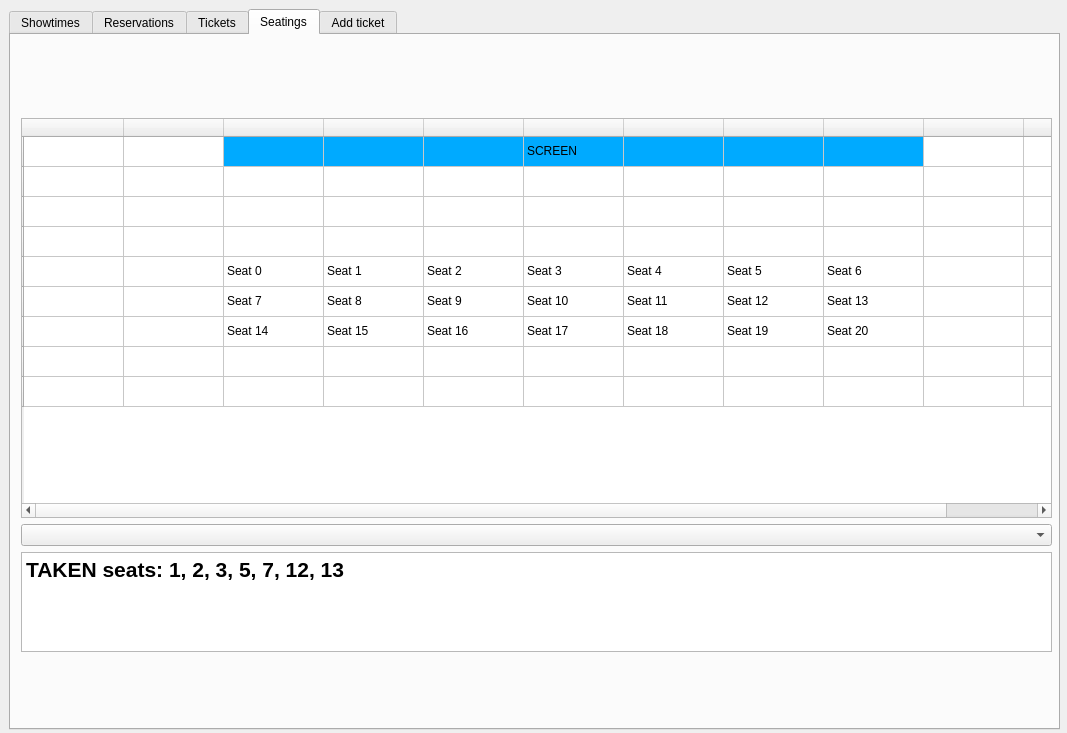
<?xml version="1.0" encoding="UTF-8"?>
<ui version="4.0">
 <class>CashierWindow</class>
 <widget class="QDialog" name="CashierWindow">
  <property name="geometry">
   <rect>
    <x>0</x>
    <y>0</y>
    <width>1067</width>
    <height>733</height>
   </rect>
  </property>
  <property name="windowTitle">
   <string>Dialog</string>
  </property>
  <widget class="QWidget" name="gridLayoutWidget">
   <property name="geometry">
    <rect>
     <x>9</x>
     <y>9</y>
     <width>1051</width>
     <height>721</height>
    </rect>
   </property>
   <layout class="QGridLayout" name="gridLayout">
    <item row="0" column="0">
     <widget class="QTabWidget" name="tabWidget">
      <property name="currentIndex">
       <number>3</number>
      </property>
      <widget class="QWidget" name="showtimes_tab">
       <attribute name="title">
        <string>Showtimes</string>
       </attribute>
       <widget class="QWidget" name="gridLayoutWidget_6">
        <property name="geometry">
         <rect>
          <x>9</x>
          <y>9</y>
          <width>1031</width>
          <height>681</height>
         </rect>
        </property>
        <layout class="QGridLayout" name="gridLayout_6">
         <item row="0" column="0">
          <widget class="QTableWidget" name="showtimes_table">
           <column>
            <property name="text">
             <string>Movie</string>
            </property>
           </column>
           <column>
            <property name="text">
             <string>Hall</string>
            </property>
           </column>
           <column>
            <property name="text">
             <string>Date and time</string>
            </property>
           </column>
          </widget>
         </item>
        </layout>
       </widget>
      </widget>
      <widget class="QWidget" name="reservations_tab">
       <attribute name="title">
        <string>Reservations</string>
       </attribute>
       <widget class="QWidget" name="gridLayoutWidget_7">
        <property name="geometry">
         <rect>
          <x>9</x>
          <y>9</y>
          <width>1031</width>
          <height>681</height>
         </rect>
        </property>
        <layout class="QGridLayout" name="gridLayout_7">
         <item row="0" column="0">
          <widget class="QTableWidget" name="reservations_table">
           <column>
            <property name="text">
             <string>Surname</string>
            </property>
           </column>
           <column>
            <property name="text">
             <string>Email</string>
            </property>
           </column>
           <column>
            <property name="text">
             <string>Seat</string>
            </property>
           </column>
          </widget>
         </item>
         <item row="1" column="0">
          <widget class="QPushButton" name="process_btn">
           <property name="text">
            <string>Process</string>
           </property>
          </widget>
         </item>
        </layout>
       </widget>
      </widget>
      <widget class="QWidget" name="tickets_tab">
       <attribute name="title">
        <string>Tickets</string>
       </attribute>
       <widget class="QWidget" name="gridLayoutWidget_5">
        <property name="geometry">
         <rect>
          <x>10</x>
          <y>10</y>
          <width>1031</width>
          <height>681</height>
         </rect>
        </property>
        <layout class="QGridLayout" name="gridLayout_5">
         <item row="0" column="0">
          <widget class="QTableWidget" name="tickets_table">
           <column>
            <property name="text">
             <string>Surname</string>
            </property>
           </column>
           <column>
            <property name="text">
             <string>Seat</string>
            </property>
           </column>
           <column>
            <property name="text">
             <string>Price</string>
            </property>
           </column>
          </widget>
         </item>
        </layout>
       </widget>
      </widget>
      <widget class="QWidget" name="halls_tab">
       <attribute name="title">
        <string>Seatings</string>
       </attribute>
       <widget class="QWidget" name="gridLayoutWidget_3">
        <property name="geometry">
         <rect>
          <x>10</x>
          <y>10</y>
          <width>1031</width>
          <height>681</height>
         </rect>
        </property>
        <layout class="QGridLayout" name="gridLayout_3">
         <item row="0" column="0">
          <layout class="QGridLayout" name="gridLayout_4">
           <item row="1" column="0">
            <widget class="QComboBox" name="show_combo"/>
           </item>
           <item row="0" column="0">
            <widget class="QTableWidget" name="tableWidget">
             <property name="sizePolicy">
              <sizepolicy hsizetype="Preferred" vsizetype="Preferred">
               <horstretch>0</horstretch>
               <verstretch>0</verstretch>
              </sizepolicy>
             </property>
             <property name="maximumSize">
              <size>
               <width>16777215</width>
               <height>400</height>
              </size>
             </property>
             <row>
              <property name="text">
               <string/>
              </property>
             </row>
             <row>
              <property name="text">
               <string/>
              </property>
             </row>
             <row>
              <property name="text">
               <string/>
              </property>
             </row>
             <row>
              <property name="text">
               <string/>
              </property>
             </row>
             <row>
              <property name="text">
               <string/>
              </property>
             </row>
             <row>
              <property name="text">
               <string/>
              </property>
             </row>
             <row>
              <property name="text">
               <string/>
              </property>
             </row>
             <row>
              <property name="text">
               <string/>
              </property>
             </row>
             <row>
              <property name="text">
               <string/>
              </property>
             </row>
             <column>
              <property name="text">
               <string/>
              </property>
              <property name="background">
               <color>
                <red>255</red>
                <green>255</green>
                <blue>255</blue>
               </color>
              </property>
             </column>
             <column>
              <property name="text">
               <string/>
              </property>
             </column>
             <column>
              <property name="text">
               <string/>
              </property>
             </column>
             <column>
              <property name="text">
               <string/>
              </property>
             </column>
             <column>
              <property name="text">
               <string/>
              </property>
             </column>
             <column>
              <property name="text">
               <string/>
              </property>
             </column>
             <column>
              <property name="text">
               <string/>
              </property>
             </column>
             <column>
              <property name="text">
               <string/>
              </property>
             </column>
             <column>
              <property name="text">
               <string/>
              </property>
             </column>
             <column>
              <property name="text">
               <string/>
              </property>
             </column>
             <column>
              <property name="text">
               <string/>
              </property>
             </column>
             <item row="0" column="1">
              <property name="text">
               <string/>
              </property>
              <property name="background">
               <brush brushstyle="NoBrush">
                <color alpha="255">
                 <red>0</red>
                 <green>170</green>
                 <blue>255</blue>
                </color>
               </brush>
              </property>
              <property name="foreground">
               <brush brushstyle="SolidPattern">
                <color alpha="255">
                 <red>0</red>
                 <green>170</green>
                 <blue>255</blue>
                </color>
               </brush>
              </property>
             </item>
             <item row="0" column="2">
              <property name="text">
               <string/>
              </property>
              <property name="font">
               <font>
                <weight>75</weight>
                <bold>true</bold>
               </font>
              </property>
              <property name="background">
               <brush brushstyle="SolidPattern">
                <color alpha="255">
                 <red>0</red>
                 <green>170</green>
                 <blue>255</blue>
                </color>
               </brush>
              </property>
             </item>
             <item row="0" column="3">
              <property name="text">
               <string/>
              </property>
              <property name="background">
               <brush brushstyle="SolidPattern">
                <color alpha="255">
                 <red>0</red>
                 <green>170</green>
                 <blue>255</blue>
                </color>
               </brush>
              </property>
             </item>
             <item row="0" column="4">
              <property name="text">
               <string/>
              </property>
              <property name="background">
               <brush brushstyle="SolidPattern">
                <color alpha="255">
                 <red>0</red>
                 <green>170</green>
                 <blue>255</blue>
                </color>
               </brush>
              </property>
             </item>
             <item row="0" column="5">
              <property name="text">
               <string>SCREEN</string>
              </property>
              <property name="background">
               <brush brushstyle="SolidPattern">
                <color alpha="255">
                 <red>0</red>
                 <green>170</green>
                 <blue>255</blue>
                </color>
               </brush>
              </property>
             </item>
             <item row="0" column="6">
              <property name="text">
               <string/>
              </property>
              <property name="background">
               <brush brushstyle="SolidPattern">
                <color alpha="255">
                 <red>0</red>
                 <green>170</green>
                 <blue>255</blue>
                </color>
               </brush>
              </property>
             </item>
             <item row="0" column="7">
              <property name="text">
               <string/>
              </property>
              <property name="background">
               <brush brushstyle="SolidPattern">
                <color alpha="255">
                 <red>0</red>
                 <green>170</green>
                 <blue>255</blue>
                </color>
               </brush>
              </property>
             </item>
             <item row="0" column="8">
              <property name="text">
               <string/>
              </property>
              <property name="background">
               <brush brushstyle="SolidPattern">
                <color alpha="255">
                 <red>0</red>
                 <green>170</green>
                 <blue>255</blue>
                </color>
               </brush>
              </property>
             </item>
             <item row="0" column="9">
              <property name="text">
               <string/>
              </property>
              <property name="background">
               <brush brushstyle="NoBrush">
                <color alpha="255">
                 <red>0</red>
                 <green>170</green>
                 <blue>255</blue>
                </color>
               </brush>
              </property>
             </item>
             <item row="4" column="1">
              <property name="text">
               <string/>
              </property>
             </item>
             <item row="4" column="2">
              <property name="text">
               <string>Seat 0</string>
              </property>
             </item>
             <item row="4" column="3">
              <property name="text">
               <string>Seat 1</string>
              </property>
             </item>
             <item row="4" column="4">
              <property name="text">
               <string>Seat 2</string>
              </property>
             </item>
             <item row="4" column="5">
              <property name="text">
               <string>Seat 3</string>
              </property>
             </item>
             <item row="4" column="6">
              <property name="text">
               <string>Seat 4</string>
              </property>
             </item>
             <item row="4" column="7">
              <property name="text">
               <string>Seat 5</string>
              </property>
             </item>
             <item row="4" column="8">
              <property name="text">
               <string>Seat 6</string>
              </property>
             </item>
             <item row="4" column="9">
              <property name="text">
               <string/>
              </property>
             </item>
             <item row="5" column="1">
              <property name="text">
               <string/>
              </property>
             </item>
             <item row="5" column="2">
              <property name="text">
               <string>Seat 7</string>
              </property>
             </item>
             <item row="5" column="3">
              <property name="text">
               <string>Seat 8</string>
              </property>
             </item>
             <item row="5" column="4">
              <property name="text">
               <string>Seat 9</string>
              </property>
             </item>
             <item row="5" column="5">
              <property name="text">
               <string>Seat 10</string>
              </property>
             </item>
             <item row="5" column="6">
              <property name="text">
               <string>Seat 11</string>
              </property>
             </item>
             <item row="5" column="7">
              <property name="text">
               <string>Seat 12</string>
              </property>
             </item>
             <item row="5" column="8">
              <property name="text">
               <string>Seat 13</string>
              </property>
             </item>
             <item row="5" column="9">
              <property name="text">
               <string/>
              </property>
             </item>
             <item row="6" column="2">
              <property name="text">
               <string>Seat 14</string>
              </property>
             </item>
             <item row="6" column="3">
              <property name="text">
               <string>Seat 15</string>
              </property>
             </item>
             <item row="6" column="4">
              <property name="text">
               <string>Seat 16</string>
              </property>
             </item>
             <item row="6" column="5">
              <property name="text">
               <string>Seat 17</string>
              </property>
             </item>
             <item row="6" column="6">
              <property name="text">
               <string>Seat 18</string>
              </property>
             </item>
             <item row="6" column="7">
              <property name="text">
               <string>Seat 19</string>
              </property>
             </item>
             <item row="6" column="8">
              <property name="text">
               <string>Seat 20</string>
              </property>
             </item>
            </widget>
           </item>
           <item row="2" column="0">
            <widget class="QTextBrowser" name="taken_seats_text">
             <property name="maximumSize">
              <size>
               <width>16777215</width>
               <height>100</height>
              </size>
             </property>
             <property name="html">
              <string>&lt;!DOCTYPE HTML PUBLIC &quot;-//W3C//DTD HTML 4.0//EN&quot; &quot;http://www.w3.org/TR/REC-html40/strict.dtd&quot;&gt;
&lt;html&gt;&lt;head&gt;&lt;meta name=&quot;qrichtext&quot; content=&quot;1&quot; /&gt;&lt;style type=&quot;text/css&quot;&gt;
p, li { white-space: pre-wrap; }
&lt;/style&gt;&lt;/head&gt;&lt;body style=&quot; font-family:'MS Shell Dlg 2'; font-size:8.25pt; font-weight:400; font-style:normal;&quot;&gt;
&lt;p style=&quot; margin-top:0px; margin-bottom:0px; margin-left:0px; margin-right:0px; -qt-block-indent:0; text-indent:0px;&quot;&gt;&lt;span style=&quot; font-family:'MS Shell Dlg 2'; font-size:16pt; font-weight:600;&quot;&gt;TAKEN seats: 1, 2, 3, 5, 7, 12, 13&lt;/span&gt;&lt;/p&gt;
&lt;p style=&quot;-qt-paragraph-type:empty; margin-top:0px; margin-bottom:0px; margin-left:0px; margin-right:0px; -qt-block-indent:0; text-indent:0px; font-family:'MS Shell Dlg 2'; font-size:16pt; font-weight:600;&quot;&gt;&lt;br /&gt;&lt;/p&gt;&lt;/body&gt;&lt;/html&gt;</string>
             </property>
            </widget>
           </item>
          </layout>
         </item>
        </layout>
       </widget>
      </widget>
      <widget class="QWidget" name="add_ticket_tab">
       <attribute name="title">
        <string>Add ticket</string>
       </attribute>
       <widget class="QWidget" name="gridLayoutWidget_2">
        <property name="geometry">
         <rect>
          <x>10</x>
          <y>10</y>
          <width>1021</width>
          <height>671</height>
         </rect>
        </property>
        <layout class="QGridLayout" name="gridLayout_2">
         <item row="2" column="6">
          <widget class="QLineEdit" name="nostudents_input"/>
         </item>
         <item row="7" column="1" colspan="3">
          <widget class="QLabel" name="seats_label">
           <property name="maximumSize">
            <size>
             <width>16777215</width>
             <height>10</height>
            </size>
           </property>
           <property name="text">
            <string>Seats</string>
           </property>
          </widget>
         </item>
         <item row="5" column="1" colspan="3">
          <widget class="QLabel" name="datetime_label">
           <property name="maximumSize">
            <size>
             <width>16777215</width>
             <height>10</height>
            </size>
           </property>
           <property name="text">
            <string>Datetime</string>
           </property>
          </widget>
         </item>
         <item row="1" column="4">
          <widget class="QLineEdit" name="surname_input"/>
         </item>
         <item row="2" column="5">
          <widget class="QLabel" name="label_7">
           <property name="text">
            <string>Number of students</string>
           </property>
          </widget>
         </item>
         <item row="0" column="4">
          <widget class="QLineEdit" name="seats_input"/>
         </item>
         <item row="1" column="6">
          <widget class="QLineEdit" name="email_input"/>
         </item>
         <item row="2" column="2">
          <widget class="QLineEdit" name="noadults_input"/>
         </item>
         <item row="2" column="4">
          <widget class="QLineEdit" name="nochildren_input"/>
         </item>
         <item row="4" column="1" colspan="3">
          <widget class="QLabel" name="movie_label">
           <property name="maximumSize">
            <size>
             <width>16777215</width>
             <height>10</height>
            </size>
           </property>
           <property name="text">
            <string>Movie</string>
           </property>
          </widget>
         </item>
         <item row="1" column="3">
          <widget class="QLabel" name="label_4">
           <property name="text">
            <string>Surname</string>
           </property>
          </widget>
         </item>
         <item row="0" column="3">
          <widget class="QLabel" name="label_13">
           <property name="text">
            <string>Seats</string>
           </property>
          </widget>
         </item>
         <item row="3" column="1" colspan="3">
          <widget class="QLabel" name="label_8">
           <property name="sizePolicy">
            <sizepolicy hsizetype="Preferred" vsizetype="Preferred">
             <horstretch>0</horstretch>
             <verstretch>0</verstretch>
            </sizepolicy>
           </property>
           <property name="maximumSize">
            <size>
             <width>16777215</width>
             <height>10</height>
            </size>
           </property>
           <property name="font">
            <font>
             <pointsize>10</pointsize>
             <weight>75</weight>
             <bold>true</bold>
            </font>
           </property>
           <property name="text">
            <string>Ticket view</string>
           </property>
           <property name="alignment">
            <set>Qt::AlignLeading|Qt::AlignLeft|Qt::AlignVCenter</set>
           </property>
          </widget>
         </item>
         <item row="1" column="1">
          <widget class="QLabel" name="label">
           <property name="text">
            <string>Name</string>
           </property>
          </widget>
         </item>
         <item row="1" column="5">
          <widget class="QLabel" name="label_5">
           <property name="text">
            <string>Email</string>
           </property>
          </widget>
         </item>
         <item row="1" column="2">
          <widget class="QLineEdit" name="name_input"/>
         </item>
         <item row="0" column="1">
          <widget class="QLabel" name="label_2">
           <property name="text">
            <string>Showtime</string>
           </property>
          </widget>
         </item>
         <item row="0" column="2">
          <widget class="QComboBox" name="showtime_combobox"/>
         </item>
         <item row="2" column="1">
          <widget class="QLabel" name="label_3">
           <property name="text">
            <string>Number of adults</string>
           </property>
          </widget>
         </item>
         <item row="6" column="1" colspan="3">
          <widget class="QLabel" name="hall_label">
           <property name="maximumSize">
            <size>
             <width>16777215</width>
             <height>10</height>
            </size>
           </property>
           <property name="text">
            <string>Hall</string>
           </property>
          </widget>
         </item>
         <item row="2" column="3">
          <widget class="QLabel" name="label_6">
           <property name="text">
            <string>Number of children</string>
           </property>
          </widget>
         </item>
         <item row="8" column="1" colspan="3">
          <widget class="QTextBrowser" name="textBrowser">
           <property name="maximumSize">
            <size>
             <width>5000</width>
             <height>250</height>
            </size>
           </property>
           <property name="font">
            <font>
             <pointsize>16</pointsize>
            </font>
           </property>
           <property name="html">
            <string>&lt;!DOCTYPE HTML PUBLIC &quot;-//W3C//DTD HTML 4.0//EN&quot; &quot;http://www.w3.org/TR/REC-html40/strict.dtd&quot;&gt;
&lt;html&gt;&lt;head&gt;&lt;meta name=&quot;qrichtext&quot; content=&quot;1&quot; /&gt;&lt;style type=&quot;text/css&quot;&gt;
p, li { white-space: pre-wrap; }
&lt;/style&gt;&lt;/head&gt;&lt;body style=&quot; font-family:'MS Shell Dlg 2'; font-size:16pt; font-weight:400; font-style:normal;&quot;&gt;
&lt;p style=&quot; margin-top:0px; margin-bottom:0px; margin-left:0px; margin-right:0px; -qt-block-indent:0; text-indent:0px;&quot;&gt;&lt;span style=&quot; font-family:'MS Shell Dlg 2'; font-size:14pt;&quot;&gt;1x child		50 Kč&lt;/span&gt;&lt;/p&gt;
&lt;p style=&quot; margin-top:0px; margin-bottom:0px; margin-left:0px; margin-right:0px; -qt-block-indent:0; text-indent:0px;&quot;&gt;&lt;span style=&quot; font-family:'MS Shell Dlg 2'; font-size:14pt;&quot;&gt;1x student		300 Kč&lt;/span&gt;&lt;/p&gt;
&lt;p style=&quot; margin-top:0px; margin-bottom:0px; margin-left:0px; margin-right:0px; -qt-block-indent:0; text-indent:0px;&quot;&gt;&lt;span style=&quot; font-family:'MS Shell Dlg 2'; font-size:14pt;&quot;&gt;2x adults		100 Kč&lt;/span&gt;&lt;/p&gt;
&lt;p style=&quot; margin-top:0px; margin-bottom:0px; margin-left:0px; margin-right:0px; -qt-block-indent:0; text-indent:0px;&quot;&gt;&lt;span style=&quot; font-family:'MS Shell Dlg 2'; font-size:14pt;&quot;&gt;----------------------------------------&lt;/span&gt;&lt;/p&gt;
&lt;p style=&quot; margin-top:0px; margin-bottom:0px; margin-left:0px; margin-right:0px; -qt-block-indent:0; text-indent:0px;&quot;&gt;&lt;span style=&quot; font-family:'MS Shell Dlg 2'; font-size:14pt;&quot;&gt;ALL			450 Kč&lt;/span&gt;&lt;/p&gt;
&lt;p style=&quot;-qt-paragraph-type:empty; margin-top:0px; margin-bottom:0px; margin-left:0px; margin-right:0px; -qt-block-indent:0; text-indent:0px; font-family:'MS Shell Dlg 2'; font-size:14pt;&quot;&gt;&lt;br /&gt;&lt;/p&gt;&lt;/body&gt;&lt;/html&gt;</string>
           </property>
          </widget>
         </item>
         <item row="9" column="1" colspan="3">
          <widget class="QPushButton" name="pushButton">
           <property name="text">
            <string>Print bill and add ticket</string>
           </property>
          </widget>
         </item>
        </layout>
       </widget>
      </widget>
     </widget>
    </item>
   </layout>
  </widget>
 </widget>
 <resources/>
 <connections/>
</ui>
